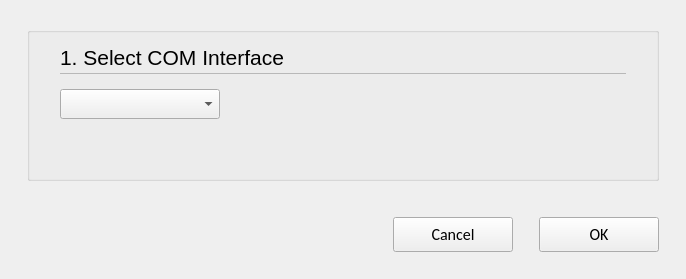
<?xml version="1.0" encoding="UTF-8"?>
<ui version="4.0">
 <class>C_SdNodeComIfSetupWidget</class>
 <widget class="QWidget" name="C_SdNodeComIfSetupWidget">
  <property name="geometry">
   <rect>
    <x>0</x>
    <y>0</y>
    <width>686</width>
    <height>279</height>
   </rect>
  </property>
  <property name="windowTitle">
   <string>Form</string>
  </property>
  <layout class="QVBoxLayout" name="verticalLayout" stretch="0,0,0,1">
   <property name="leftMargin">
    <number>27</number>
   </property>
   <property name="topMargin">
    <number>27</number>
   </property>
   <property name="rightMargin">
    <number>27</number>
   </property>
   <property name="bottomMargin">
    <number>0</number>
   </property>
   <item>
    <widget class="stw_opensyde_gui_elements::C_OgeGbx" name="pc_GroupBoxGeneral">
     <property name="title">
      <string/>
     </property>
     <layout class="QHBoxLayout" name="horizontalLayout_2">
      <property name="leftMargin">
       <number>30</number>
      </property>
      <property name="rightMargin">
       <number>30</number>
      </property>
      <property name="bottomMargin">
       <number>13</number>
      </property>
      <item>
       <layout class="QVBoxLayout" name="verticalLayout_2" stretch="0,0,0,0">
        <property name="spacing">
         <number>0</number>
        </property>
        <property name="sizeConstraint">
         <enum>QLayout::SetMinimumSize</enum>
        </property>
        <item>
         <layout class="QHBoxLayout" name="horizontalLayout_3" stretch="0,1">
          <property name="spacing">
           <number>6</number>
          </property>
          <item>
           <widget class="stw_opensyde_gui_elements::C_OgeLabHeadingGroupBold" name="pc_LabelComInterfaceHeading">
            <property name="minimumSize">
             <size>
              <width>0</width>
              <height>30</height>
             </size>
            </property>
            <property name="maximumSize">
             <size>
              <width>16777215</width>
              <height>30</height>
             </size>
            </property>
            <property name="font">
             <font>
              <family>Segoe UI</family>
              <pointsize>16</pointsize>
             </font>
            </property>
            <property name="text">
             <string>1. Select COM Interface</string>
            </property>
           </widget>
          </item>
          <item>
           <spacer name="horizontalSpacer_6">
            <property name="orientation">
             <enum>Qt::Horizontal</enum>
            </property>
            <property name="sizeHint" stdset="0">
             <size>
              <width>40</width>
              <height>1</height>
             </size>
            </property>
           </spacer>
          </item>
         </layout>
        </item>
        <item>
         <layout class="QHBoxLayout" name="horizontalLayout_16" stretch="1">
          <property name="spacing">
           <number>0</number>
          </property>
          <property name="topMargin">
           <number>1</number>
          </property>
          <property name="bottomMargin">
           <number>0</number>
          </property>
          <item>
           <widget class="stw_opensyde_gui_elements::C_OgeFraSeparator" name="frame">
            <property name="minimumSize">
             <size>
              <width>0</width>
              <height>1</height>
             </size>
            </property>
            <property name="maximumSize">
             <size>
              <width>16777215</width>
              <height>1</height>
             </size>
            </property>
            <property name="frameShape">
             <enum>QFrame::StyledPanel</enum>
            </property>
            <property name="frameShadow">
             <enum>QFrame::Raised</enum>
            </property>
           </widget>
          </item>
         </layout>
        </item>
        <item>
         <layout class="QHBoxLayout" name="horizontalLayout">
          <property name="topMargin">
           <number>15</number>
          </property>
          <item>
           <widget class="stw_opensyde_gui_elements::C_OgeCbxText" name="pc_ComboBoxComIntf">
            <property name="minimumSize">
             <size>
              <width>160</width>
              <height>30</height>
             </size>
            </property>
           </widget>
          </item>
          <item>
           <spacer name="horizontalSpacer">
            <property name="orientation">
             <enum>Qt::Horizontal</enum>
            </property>
            <property name="sizeHint" stdset="0">
             <size>
              <width>343</width>
              <height>20</height>
             </size>
            </property>
           </spacer>
          </item>
         </layout>
        </item>
        <item>
         <spacer name="verticalSpacer">
          <property name="orientation">
           <enum>Qt::Vertical</enum>
          </property>
          <property name="sizeHint" stdset="0">
           <size>
            <width>20</width>
            <height>40</height>
           </size>
          </property>
         </spacer>
        </item>
       </layout>
      </item>
     </layout>
    </widget>
   </item>
   <item>
    <spacer name="pc_VerticalSpacerButtonsObove">
     <property name="orientation">
      <enum>Qt::Vertical</enum>
     </property>
     <property name="sizeType">
      <enum>QSizePolicy::Fixed</enum>
     </property>
     <property name="sizeHint" stdset="0">
      <size>
       <width>20</width>
       <height>30</height>
      </size>
     </property>
    </spacer>
   </item>
   <item>
    <layout class="QHBoxLayout" name="horizontalLayout_7">
     <item>
      <spacer name="horizontalSpacer_3">
       <property name="orientation">
        <enum>Qt::Horizontal</enum>
       </property>
       <property name="sizeHint" stdset="0">
        <size>
         <width>40</width>
         <height>20</height>
        </size>
       </property>
      </spacer>
     </item>
     <item>
      <widget class="stw_opensyde_gui_elements::C_OgePubCancel" name="pc_BushButtonCancel">
       <property name="minimumSize">
        <size>
         <width>120</width>
         <height>35</height>
        </size>
       </property>
       <property name="maximumSize">
        <size>
         <width>120</width>
         <height>35</height>
        </size>
       </property>
       <property name="font">
        <font>
         <family>Calibri</family>
         <pointsize>12</pointsize>
        </font>
       </property>
       <property name="text">
        <string>Cancel</string>
       </property>
      </widget>
     </item>
     <item>
      <spacer name="horizontalSpacer_4">
       <property name="orientation">
        <enum>Qt::Horizontal</enum>
       </property>
       <property name="sizeType">
        <enum>QSizePolicy::Fixed</enum>
       </property>
       <property name="sizeHint" stdset="0">
        <size>
         <width>20</width>
         <height>20</height>
        </size>
       </property>
      </spacer>
     </item>
     <item>
      <widget class="stw_opensyde_gui_elements::C_OgePubDialog" name="pc_BushButtonOk">
       <property name="minimumSize">
        <size>
         <width>120</width>
         <height>35</height>
        </size>
       </property>
       <property name="maximumSize">
        <size>
         <width>120</width>
         <height>35</height>
        </size>
       </property>
       <property name="font">
        <font>
         <family>Calibri</family>
         <pointsize>12</pointsize>
        </font>
       </property>
       <property name="text">
        <string>OK</string>
       </property>
      </widget>
     </item>
    </layout>
   </item>
   <item>
    <spacer name="verticalSpacer_7">
     <property name="orientation">
      <enum>Qt::Vertical</enum>
     </property>
     <property name="sizeType">
      <enum>QSizePolicy::Fixed</enum>
     </property>
     <property name="sizeHint" stdset="0">
      <size>
       <width>20</width>
       <height>27</height>
      </size>
     </property>
    </spacer>
   </item>
  </layout>
 </widget>
 <customwidgets>
  <customwidget>
   <class>stw_opensyde_gui_elements::C_OgeCbxText</class>
   <extends>QComboBox</extends>
   <header>C_OgeCbxText.h</header>
  </customwidget>
  <customwidget>
   <class>stw_opensyde_gui_elements::C_OgeLabHeadingGroupBold</class>
   <extends>QLabel</extends>
   <header>C_OgeLabHeadingGroupBold.h</header>
  </customwidget>
  <customwidget>
   <class>stw_opensyde_gui_elements::C_OgeFraSeparator</class>
   <extends>QFrame</extends>
   <header>C_OgeFraSeparator.h</header>
   <container>1</container>
  </customwidget>
  <customwidget>
   <class>stw_opensyde_gui_elements::C_OgePubCancel</class>
   <extends>QPushButton</extends>
   <header>C_OgePubCancel.h</header>
  </customwidget>
  <customwidget>
   <class>stw_opensyde_gui_elements::C_OgePubDialog</class>
   <extends>QPushButton</extends>
   <header>C_OgePubDialog.h</header>
  </customwidget>
  <customwidget>
   <class>stw_opensyde_gui_elements::C_OgeGbx</class>
   <extends>QGroupBox</extends>
   <header>C_OgeGbx.h</header>
   <container>1</container>
  </customwidget>
 </customwidgets>
 <resources/>
 <connections/>
</ui>
